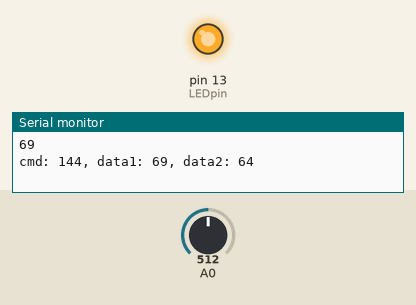
This sketch was run on a simulated Arduino Uno, built with avr-gcc and run on an emulated ATmega328P. On the bench: output pins drawn as LEDs (lit = HIGH), the last lines printed to the serial monitor. The inputs (shaded band) are chosen by the test bench; at power-on: A0 = 512.

Above: at 1.8 s.
1.9 s: A0 set to 17
3.4 s: A0 set to 14
At 4.5 s:
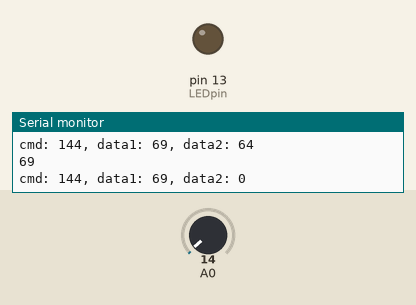
4.9 s: A0 set to 43
6.4 s: A0 set to 53
7.9 s: A0 set to 78
9.4 s: A0 set to 97
Timing chart, 0 to 11.9 s (numbered marks = the images above; inputs shaded):
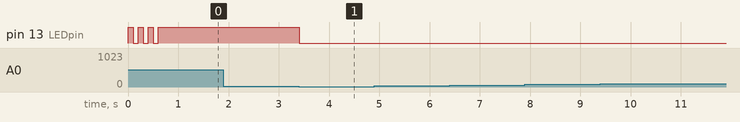

The sketch:

MIDI_Control2.ino
```cpp
#include <SoftwareSerial.h>
const int switchPin = 10;  // The switch is on Arduino pin 10
const int LEDpin = 13;     //  Indicator LED

// Variables:
byte note = 0;              // The MIDI note value to be played
byte trailnote = 0;
int AnalogValue = 0;        // value from the analog input
int lastNotePlayed = 0;     // note turned on when you press the switch
int lastSwitchState = 0;    // state of the switch during previous time through the main loop
int currentSwitchState = 0;

//software serial
SoftwareSerial midiSerial(2, 3); // digital pins that we'll use for soft serial RX & TX

void setup()
{
    //  set the states of the I/O pins:
    pinMode(switchPin, INPUT);
    pinMode(LEDpin, OUTPUT);

    //  Set MIDI baud rate:
    Serial.begin(9600);
    blink(3);
    midiSerial.begin(31250);
}

void loop()
{
    //  My potentiometer gave a range from 0 to 1023:
    AnalogValue = analogRead(0);
    //  convert to a range from 0 to 127:
    note = AnalogValue/8;
    if(lastSwitchState == 1)
    {
      currentSwitchState = note >=2;
    }
    else
    {
      currentSwitchState = note-trailnote >=5;
    }
    // Check to see that the switch is pressed:
    if (currentSwitchState == 1) {
      //  check to see that the switch wasn't pressed last time
      //  through the main loop:
      if (lastSwitchState == 0) {
        // set the note value based on the analog value, plus a couple octaves:
        // note = note + 60;
        // start a note playing:
        noteOn(0x90, 0x45, note);
        // save the note we played, so we can turn it off:
        lastNotePlayed = note;
        digitalWrite(LEDpin, HIGH);
      }
     }
    else {   // if the switch is not pressed:
      //  but the switch was pressed last time through the main loop:
      if (lastSwitchState == 1) {
        //  stop the last note played:
        noteOn(0x90, 0x45  ,0x00);
        digitalWrite(LEDpin, LOW);
      }
    }

    //  save the state of the switch for next time
    //  through the main loop:
    lastSwitchState = currentSwitchState;
    trailnote = analogRead(0)/8;
    delay(10);
}

//  plays a MIDI note.  Doesn't check to see that
//  cmd is greater than 127, or that data values are  less than 127:
void noteOn(byte cmd, byte data1, byte  data2)
{
    midiSerial.write(cmd);
    midiSerial.write(data1);
    midiSerial.write(data2);
    Serial.println(data1);
   //prints the values in the serial monitor so we can see what note we're playing
   Serial.print("cmd: ");
   Serial.print(cmd);
   Serial.print(", data1: ");
   Serial.print(data1);
   Serial.print(", data2: ");
   Serial.println(data2);
}

  // Blinks an LED n times
  void blink(int n) {
    int i;
    for (i=0; i < n; i++) {
      digitalWrite(LEDpin, HIGH);
      delay(100);
      digitalWrite(LEDpin, LOW);
      delay(100);
    }
  }
```

Measured:
- the behaviour switches between 16 and 15 on A0 (found by bisection; images 0 and 1)
- after the input at 1.9 s, every drawn part: stays the same
- after the input at 3.4 s, pin 13 (LEDpin): HIGH → LOW at once
- after the input at 4.9 s, every drawn part: stays the same
- after the input at 6.4 s, every drawn part: stays the same
- after the input at 7.9 s, every drawn part: stays the same
- after the input at 9.4 s, every drawn part: stays the same
- by itself, pin 13 (LEDpin): alternates HIGH for 0.10 s and LOW for 0.10 s, 6 changes in all, then stays HIGH
